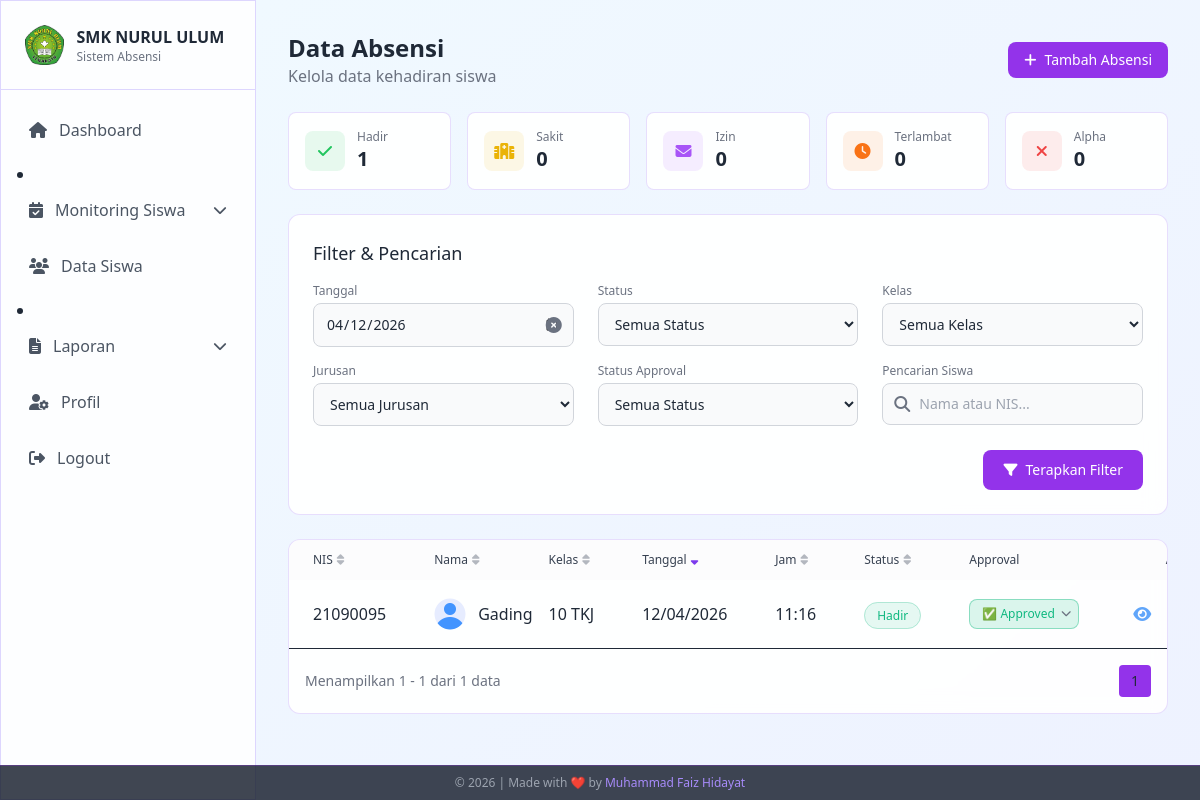
Page /admin/absensi/index.php (signed in) on the committed database.
### tables this page shows
CREATE TABLE `absensi` (
  `id` int NOT NULL AUTO_INCREMENT,
  `siswa_id` int NOT NULL,
  `tanggal` date NOT NULL,
  `jam_masuk` time DEFAULT NULL,
  `status` enum('Hadir','Sakit','Izin','Terlambat','Alpha') NOT NULL,
  `keterangan` text,
  `bukti_file` varchar(255) DEFAULT NULL,
  `approval_status` enum('Pending','Approved','Rejected') DEFAULT 'Pending',
  `created_at` timestamp NOT NULL DEFAULT CURRENT_TIMESTAMP,
  `updated_at` timestamp NOT NULL DEFAULT CURRENT_TIMESTAMP ON UPDATE CURRENT_TIMESTAMP,
  PRIMARY KEY (`id`),
  KEY `siswa_id` (`siswa_id`),
  KEY `tanggal` (`tanggal`),
  CONSTRAINT `fk_absensi_siswa` FOREIGN KEY (`siswa_id`) REFERENCES `siswa` (`id`) ON DELETE CASCADE
);

CREATE TABLE `siswa` (
  `id` int NOT NULL AUTO_INCREMENT,
  `user_id` int DEFAULT NULL COMMENT 'FK ke tabel users',
  `nis` varchar(20) NOT NULL,
  `nama_lengkap` varchar(100) NOT NULL,
  `kelas` enum('10','11','12') NOT NULL,
  `jurusan` enum('TKJ','MP','AKL','TSM','TKR') NOT NULL,
  `email` varchar(100) NOT NULL,
  `password` varchar(255) NOT NULL,
  `foto_profil` varchar(255) DEFAULT 'assets/default/photo-profile.png',
  `created_at` timestamp NOT NULL DEFAULT CURRENT_TIMESTAMP,
  `updated_at` timestamp NOT NULL DEFAULT CURRENT_TIMESTAMP ON UPDATE CURRENT_TIMESTAMP,
  PRIMARY KEY (`id`),
  UNIQUE KEY `nis` (`nis`),
  UNIQUE KEY `email` (`email`),
  KEY `fk_siswa_user` (`user_id`),
  CONSTRAINT `fk_siswa_user` FOREIGN KEY (`user_id`) REFERENCES `users` (`id`) ON DELETE SET NULL
);

### admin/absensi/index.php (the view, shortened to what the rows shown need)
<?php
require_once '../../config/database.php';
$date_filter = $_GET['date'] ?? date('Y-m-d');
$items_per_page = 10;
$page = isset($_GET['page']) ? (int) $_GET['page'] : 1;
$offset = ($page - 1) * $items_per_page;
$sql = "SELECT a.id, a.tanggal, a.jam_masuk, a.status, a.approval_status,
        s.nama_lengkap, s.nis, s.kelas, s.jurusan, s.foto_profil
        FROM absensi a
        JOIN siswa s ON a.siswa_id = s.id
        WHERE 1=1";
$params = [];
if ($date_filter) {
    $sql .= " AND a.tanggal = :date";
    $params['date'] = $date_filter;
}
$sort_column = $_GET['sort'] ?? 'tanggal';
$sort_order = $_GET['order'] ?? 'DESC';
$valid_columns = ['nis', 'nama_lengkap', 'kelas', 'tanggal', 'jam_masuk', 'status', 'approval_status'];
$sort_column = in_array($sort_column, $valid_columns) ? $sort_column : 'tanggal';
$sort_prefix = in_array($sort_column, ['nama_lengkap', 'nis', 'kelas']) ? 's.' : 'a.';
$sql .= " ORDER BY " . $sort_prefix . "$sort_column " . ($sort_order === 'ASC' ? 'ASC' : 'DESC');
$sql .= " LIMIT :offset, :limit";
$stmt = $conn->prepare($sql);
foreach ($params as $key => $value) {
    $stmt->bindValue(':' . $key, $value);
}
$stmt->bindValue(':offset', (int) $offset, PDO::PARAM_INT);
$stmt->bindValue(':limit', (int) $items_per_page, PDO::PARAM_INT);
$stmt->execute();
$absensi_list = $stmt->fetchAll(PDO::FETCH_ASSOC);
function buildSortUrl($column)
{
    $params = $_GET;
    $params['sort'] = $column;
    $params['order'] = (isset($_GET['sort']) && $_GET['sort'] === $column && $_GET['order'] === 'ASC') ? 'DESC' : 'ASC';
    return '?' . http_build_query($params);
}
function getSortIcon($column, $sort_column, $sort_order)
{
    if ($column !== $sort_column)
        return '<i class="fas fa-sort text-gray-500 opacity-50"></i>';
    return $sort_order === 'ASC'
        ? '<i class="fas fa-sort-up text-violet-600"></i>'
        : '<i class="fas fa-sort-down text-violet-600"></i>';
}
?>
<!DOCTYPE html>
<html lang="en">
<head>
    <script src="https://cdn.tailwindcss.com"></script>
    <link rel="stylesheet" href="https://cdnjs.cloudflare.com/ajax/libs/font-awesome/6.4.2/css/all.min.css">
</head>
<body class="min-h-screen text-gray-800 bg-fixed">
    <aside id="sidebar"
        class="fixed top-0 left-0 h-screen w-64 glass-effect border-r border-violet-200 z-50 sidebar-transition -translate-x-full lg:translate-x-0">
        <div class="flex items-center justify-between p-4 lg:p-6 border-b border-violet-200">
            <div class="flex items-center gap-3">
                <div>
                    <h1 class="font-semibold text-sm lg:text-base text-gray-800">SMK NURUL ULUM</h1>
                </div>
            </div>
        </div>
    </aside>
    <main class="lg:ml-64 min-h-screen bg-gradient-to-br from-sky-50 to-indigo-50 transition-all duration-300">
        <div class="p-4 lg:p-8">
            <div class="max-w-7xl mx-auto">
                <header class="flex flex-wrap justify-between items-center mb-6 gap-4">
                    <div>
                        <h1 class="text-xl md:text-2xl font-bold">Data Absensi</h1>
                    </div>
                </header>
                <div class="glass-effect rounded-xl overflow-hidden">
                    <?php if (count($absensi_list) > 0): ?>
                        <div class="overflow-x-auto table-container">
                            <table class="w-full whitespace-nowrap">
                                <thead>
                                    <tr class="bg-gray-50/50 text-gray-700 text-left">
                                        <th class="px-6 py-3 text-xs font-medium">
                                            <a href="<?= buildSortUrl('nis') ?>"
                                                class="flex items-center gap-1 hover:text-gray-800">NIS
                                                <?php echo getSortIcon('nis', $sort_column, $sort_order); ?></a>
                                        </th>
                                        <th class="px-6 py-3 text-xs font-medium">
                                            <a href="<?= buildSortUrl('nama_lengkap') ?>"
                                                class="flex items-center gap-1 hover:text-gray-800">Nama
                                                <?php echo getSortIcon('nama_lengkap', $sort_column, $sort_order); ?></a>
                                        </th>
                                        <th class="px-6 py-3 text-xs font-medium">
                                            <a href="<?= buildSortUrl('kelas') ?>"
                                                class="flex items-center gap-1 hover:text-gray-800">Kelas
                                                <?php echo getSortIcon('kelas', $sort_column, $sort_order); ?></a>
                                        </th>
                                        <th class="px-6 py-3 text-xs font-medium">
                                            <a href="<?= buildSortUrl('tanggal') ?>"
                                                class="flex items-center gap-1 hover:text-gray-800">Tanggal
                                                <?php echo getSortIcon('tanggal', $sort_column, $sort_order); ?></a>
                                        </th>
                                        <th class="px-6 py-3 text-xs font-medium">
                                            <a href="<?= buildSortUrl('jam_masuk') ?>"
                                                class="flex items-center gap-1 hover:text-gray-800">Jam
                                                <?php echo getSortIcon('jam_masuk', $sort_column, $sort_order); ?></a>
                                        </th>
                                        <th class="px-6 py-3 text-xs font-medium">
                                            <a href="<?= buildSortUrl('status') ?>"
                                                class="flex items-center gap-1 hover:text-gray-800">Status
                                                <?php echo getSortIcon('status', $sort_column, $sort_order); ?></a>
                                        </th>
                                        <th class="px-6 py-3 text-xs font-medium">Approval</th>
                                        <th class="px-6 py-3 text-xs font-medium text-center">Aksi</th>
                                    </tr>
                                </thead>
                                <tbody class="divide-y divide-gray-800">
                                    <?php foreach ($absensi_list as $absensi): ?>
                                        <tr class="hover:bg-purple-900/5 transition-colors animate-fade-in"
                                            id="row-<?= $absensi['id'] ?>">
                                            <td class="px-6 py-4"><?= htmlspecialchars($absensi['nis']) ?></td>
                                            <td class="px-6 py-4">
                                                <div class="flex items-center">
                                                    <img src="../../<?= $absensi['foto_profil'] ?: 'assets/default/avatar.png' ?>"
                                                        alt="Profile" class="w-8 h-8 rounded-full object-cover mr-3">
                                                    <span><?= htmlspecialchars($absensi['nama_lengkap']) ?></span>
                                                </div>
                                            </td>
                                            <td class="px-6 py-4"><?= $absensi['kelas'] ?>         <?= $absensi['jurusan'] ?></td>
                                            <td class="px-6 py-4"><?= date('d/m/Y', strtotime($absensi['tanggal'])) ?></td>
                                            <td class="px-6 py-4">
                                                <?= (!empty($absensi['jam_masuk']) && $absensi['jam_masuk'] !== '00:00:00') ? date('H:i', strtotime($absensi['jam_masuk'])) : '-' ?>
                                            </td>
                                            <td class="px-6 py-4">
                                                <span
                                                    class="px-3 py-1 rounded-full text-xs status-<?= strtolower($absensi['status']) ?>">
                                                    <?= $absensi['status'] ?>
                                                </span>
                                            </td>
                                            <td class="px-6 py-4">
                                                <div class="approval-wrapper">
                                                    <select
                                                        class="approval-select rounded-lg px-3 py-1.5 text-xs font-medium border focus:outline-none status-<?= strtolower($absensi['approval_status']) ?>"
                                                        data-id="<?= $absensi['id'] ?>" onchange="updateApproval(this)">
                                                        <option value="Approved" <?= $absensi['approval_status'] === 'Approved' ? 'selected' : '' ?>>✅ Approved</option>
                                                    </select>
                                                    <span class="select-icon text-gray-500"><i
                                                            class="fas fa-chevron-down"></i></span>
                                                </div>
                                            </td>
                                            <td class="px-6 py-4">
                                                <div class="flex justify-center space-x-2">
                                                    <a href="detail.php?id=<?= $absensi['id'] ?>"
                                                        class="text-blue-400 hover:text-blue-300 p-1.5 rounded-full hover:bg-blue-500/10"
                                                        title="Detail">
                                                        <i class="fas fa-eye"></i>
                                                    </a>
                                                </div>
                                            </td>
                                        </tr>
                                    <?php endforeach; ?>
                                </tbody>
                            </table>
                        </div>
                    <?php endif; ?>
                </div>
            </div>
        </div>
    </main>
</body>
</html>

### rows in the picture
absensi: siswa.nis "21090095", siswa.foto_profil (picture), siswa.nama_lengkap "Gading", siswa.kelas "10", siswa.jurusan "TKJ", tanggal "12/04/2026", jam_masuk "11:16", status "Hadir", approval_status+id "✅ Approved"

### other values in the picture
$label "Hadir"
$status_counts[$label] "1"
$label "Sakit"
$status_counts[$label] "0"
$label "Izin"
$label "Terlambat"
$label "Alpha"
min($offset + 1, $total_items) "1"
min($offset + $items_per_page, $total_items) "1"
$total_items "1"
